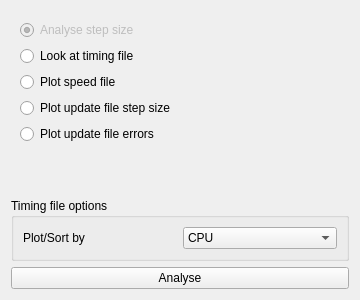
<?xml version="1.0" encoding="UTF-8"?>
<ui version="4.0">
 <class>analint</class>
 <widget class="AnalysisTab" name="analint">
  <property name="geometry">
   <rect>
    <x>0</x>
    <y>0</y>
    <width>360</width>
    <height>300</height>
   </rect>
  </property>
  <property name="windowTitle">
   <string>AnalyseIntegrator</string>
  </property>
  <layout class="QVBoxLayout" name="verticalLayout">
   <item>
    <widget class="QWidget" name="list_widget" native="true">
     <layout class="QVBoxLayout" name="analint_layout" stretch="0,0,0,0,0">
      <item>
       <widget class="QRadioButton" name="button_0">
        <property name="enabled">
         <bool>false</bool>
        </property>
        <property name="statusTip">
         <string>[Currently unavailable until rdsteps is fixed.]</string>
        </property>
        <property name="text">
         <string>Analyse step size</string>
        </property>
        <property name="checked">
         <bool>true</bool>
        </property>
       </widget>
      </item>
      <item>
       <widget class="QRadioButton" name="button_1">
        <property name="statusTip">
         <string>Reads ./timing and plots a bar chart of various subroutine calls.</string>
        </property>
        <property name="text">
         <string>Look at timing file</string>
        </property>
        <property name="checked">
         <bool>false</bool>
        </property>
       </widget>
      </item>
      <item>
       <widget class="QRadioButton" name="button_2">
        <property name="statusTip">
         <string>Reads ./speed and plots the CPU and real time between each output.</string>
        </property>
        <property name="text">
         <string>Plot speed file</string>
        </property>
       </widget>
      </item>
      <item>
       <widget class="QRadioButton" name="button_3">
        <property name="statusTip">
         <string>Executes rdupdate and plots the step size.</string>
        </property>
        <property name="text">
         <string>Plot update file step size</string>
        </property>
       </widget>
      </item>
      <item>
       <widget class="QRadioButton" name="button_4">
        <property name="statusTip">
         <string>Executes rdupdate and plots the error.</string>
        </property>
        <property name="text">
         <string>Plot update file errors</string>
        </property>
       </widget>
      </item>
     </layout>
    </widget>
   </item>
   <item>
    <spacer name="spacer">
     <property name="orientation">
      <enum>Qt::Vertical</enum>
     </property>
     <property name="sizeHint" stdset="0">
      <size>
       <width>0</width>
       <height>14</height>
      </size>
     </property>
    </spacer>
   </item>
   <item>
    <widget class="QGroupBox" name="timing_box">
     <property name="title">
      <string>Timing file options</string>
     </property>
     <layout class="QGridLayout" name="gridLayout_6">
      <item row="0" column="0">
       <widget class="QLabel" name="timing_sort_label">
        <property name="text">
         <string>Plot/Sort by</string>
        </property>
        <property name="buddy">
         <cstring>timing_sort</cstring>
        </property>
       </widget>
      </item>
      <item row="0" column="1">
       <widget class="QComboBox" name="timing_sort">
        <property name="currentIndex">
         <number>3</number>
        </property>
        <item>
         <property name="text">
          <string>Subroutine name</string>
         </property>
        </item>
        <item>
         <property name="text">
          <string>Calls</string>
         </property>
        </item>
        <item>
         <property name="text">
          <string>CPU/Call</string>
         </property>
        </item>
        <item>
         <property name="text">
          <string>CPU</string>
         </property>
        </item>
        <item>
         <property name="text">
          <string>%CPU</string>
         </property>
        </item>
        <item>
         <property name="text">
          <string>Clock</string>
         </property>
        </item>
       </widget>
      </item>
     </layout>
    </widget>
   </item>
   <item>
    <widget class="QPushButton" name="analyse">
     <property name="text">
      <string>Analyse</string>
     </property>
    </widget>
   </item>
  </layout>
 </widget>
 <customwidgets>
  <customwidget>
   <class>AnalysisTab</class>
   <extends>QWidget</extends>
   <header>analysis_gui.ui.analysis_tab</header>
   <container>1</container>
  </customwidget>
 </customwidgets>
 <resources/>
 <connections/>
</ui>
